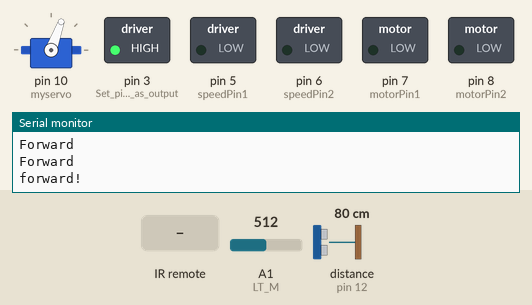
This sketch was run on a simulated Arduino Uno, built with avr-gcc and run on an emulated ATmega328P. Parts: servo, switched loads named in the sketch (green lamp = pin HIGH), the last lines printed to the serial monitor. Wiring (inferred from the names in the program): ultrasonic range finder: trigger pin 13; echo pin 12. The inputs (shaded band) are chosen by the test bench; at power-on: distance to the obstacle (sensor on pin 12) 80 cm, A1 (LT_M) = 512. The echo pulse lasts 58.3 µs per cm; pins used as bus, display or sensor lines are not drawn.

Above: at 1.3 s.
1.4 s: distance to the obstacle (sensor on pin 12) set to 34 cm
2.9 s: distance to the obstacle (sensor on pin 12) set to 28 cm
At 4.3 s:
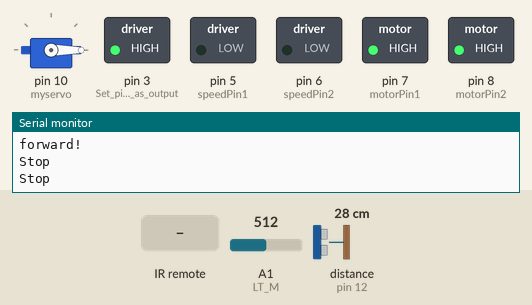
6.0 s: distance to the obstacle (sensor on pin 12) set to 35 cm
At 6.4 s:
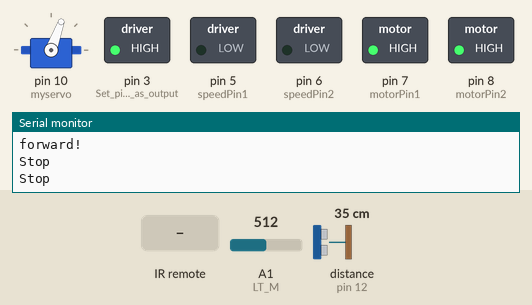
8.3 s: infrared code 0xFF629D received
At 8.7 s:
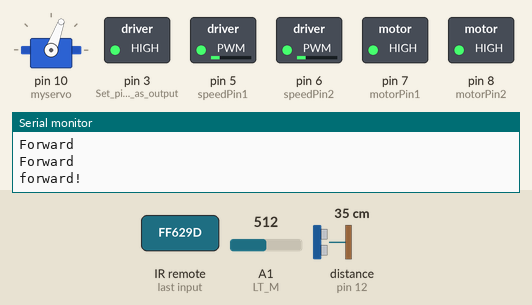
10.3 s: infrared code 0xFFA857 received
At 10.7 s:
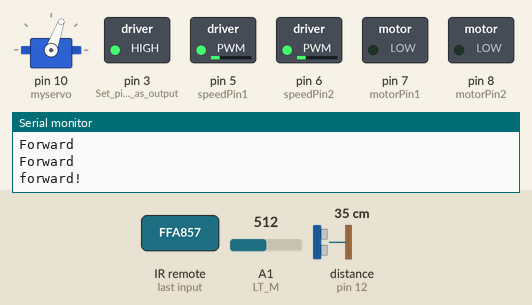
12.3 s: infrared code 0xFFC23D received
At 12.7 s:
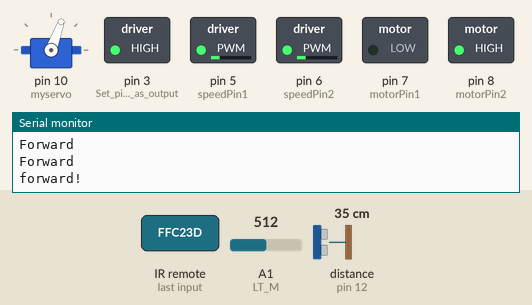
Timing chart, 0 to 15.3 s (numbered marks = the images above; inputs shaded):
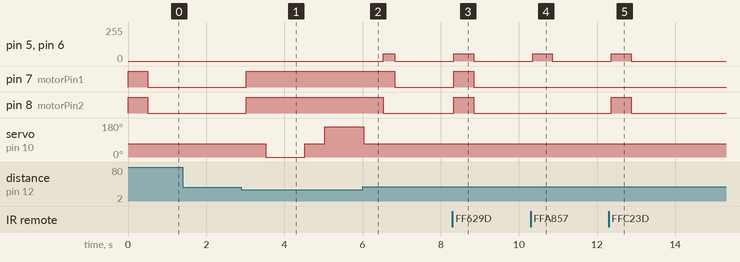

Measured:
- the behaviour switches between 32 and 31 cm on distance to the obstacle (sensor on pin 12) (found by bisection; images 0 and 1)
- after the input at 2.9 s, pin 7 (motorPin1), pin 8 (motorPin2): LOW → HIGH after 0.13 s; servo on pin 10 (myservo): 70° → 0° after 0.63 s, → 70° 1.0 s later, → 160° 0.50 s later
- after the input at 6.0 s, pin 8 (motorPin2): goes on until 6.5 s, then stays LOW; servo on pin 10 (myservo): goes on until 6.0 s, then stays 70°
- after the input at 8.3 s, pin 5 (speedPin1), pin 6 (speedPin2): 0/255 → 55/255 at once, → 0/255 0.50 s later; pin 7 (motorPin1), pin 8 (motorPin2): LOW → HIGH at once, → LOW 0.50 s later
- after the input at 10.3 s, pin 5 (speedPin1), pin 6 (speedPin2): 0/255 → 55/255 after 0.05 s, → 0/255 0.50 s later
- after the input at 12.3 s, pin 5 (speedPin1), pin 6 (speedPin2): 0/255 → 55/255 after 0.07 s, → 0/255 0.50 s later; pin 8 (motorPin2): LOW → HIGH after 0.07 s, → LOW 0.50 s later

The sketch:

RobotMain.ino
```cpp
#include <Arduino.h>
#include <IRremote.h>
#include <Servo.h>
#include "Ultrasonic.h"
#include "motor.h"
#include "LineTracking.h"
#include "robot_car.h"

#define F 16736925  //FORWARD (PRESS)
#define B 16754775  //BACK (PRESS)
#define L 16720605  //LEFT (PRESS)
#define R 16761405  //RIGHT (PRESS)
#define S 16712445  //STOP (PRESS)

#define UNKNOWN_F 5316027     //FORWARD (HOLD)
#define UNKNOWN_B 2747854299  //BACK (HOLD)
#define UNKNOWN_L 1386468383  //LEFT (HOLD)
#define UNKNOWN_R 553536955   //RIGHT (HOLD)
#define UNKNOWN_S 3622325019  //STOP (HOLD)

const int echoPin = 12; // Hook up HC-SR04 echo to Arduino pin 12
const int trigPin = 13; // Hook up HC-SR04 trigger to Arduino pin 13
const int motorPin1 = 7; // pin 7 connected to motor 1
const int motorPin2 = 8; // pin 8 connected to motor 2
const int speedPin1 = 5; // pin 5 connected to motor 1
const int speedPin2 = 6; // pin 6 connected to motor 2

unsigned long preMillis;

int rightDist = 0, middleDist = 0, leftDist = 0;

Servo myservo; // Create an instance of the Servo class for controlling a servo motor
Ultrasonic ultrasonic(trigPin, echoPin); // Create an instance of the Ultrasonic class for the HC-SR04 sensor
Motor motor1(motorPin1, motorPin2, speedPin1, speedPin2); // Create an instance of the Motor class for motor 1
Motor motor2(motorPin2, motorPin1, speedPin2, speedPin1); // Create an instance of the Motor class for motor 2

LineTracking robot; // Create an instance of the LineTracking class
IRrecv irrecv (9); // Create an instance of the IRrecv class for receiving IR signals
decode_results results; // Create a variable to store the decoded IR signal
RobotCar car(7, 8, 5, 6, 3); // Create an instance of the RobotCar class with specified pins

void setup() {
  pinMode(3, OUTPUT); // Set pin 3 as output
  digitalWrite(3, HIGH); // Set pin 3 to high (assuming it controls some external device)
  Serial.begin(9600); // Initialize the serial communication

  // Servo setup
  myservo.attach(10); // Attach the servo to pin 10
  myservo.write(70); // Set the initial position of the servo

  // Motor setup
  motor1.stop(); // Stop motor 1
  motor2.stop(); // Stop motor 2

  // Line tracking setup
  robot.setup(); // Initialize the line tracking sensors

  // IR receiver setup
  car.init(); // Initialize the RobotCar object
  irrecv.enableIRIn(); // Enable IR reception
}

void loop() {
  // Ultrasonic sensor and motor control
  myservo.write(70); // Set the servo to the middle position
  delay(500); // Delay for 500 milliseconds
  middleDist = ultrasonic.getDistance(); // Get the distance measured by the ultrasonic sensor

  if (middleDist <= 30) { // If the middle distance is less than or equal to 30
    motor1.stop(); // Stop motor 1
    motor2.stop(); // Stop motor 2
    delay(500); // Delay for 500 milliseconds

    // Move servo to the right to check distance
    myservo.write(-20); // Set the servo to a position for checking distance to the right
    delay(1000); // Delay for 1000 milliseconds
    rightDist = ultrasonic.getDistance(); // Get the distance measured by the ultrasonic sensor

    // Move servo to the middle
    myservo.write(70); // Set the servo to the middle position
    delay(500); // Delay for 500 milliseconds

    // Move servo to the left to check distance
    myservo.write(160); // Set the servo to a position for checking distance to the left
    delay(1000); // Delay for 1000 milliseconds
    leftDist = ultrasonic.getDistance(); // Get the distance measured by the ultrasonic sensor

    // Move servo back to the middle
    myservo.write(70); // Set the servo to the middle position
    delay(500); // Delay for 500 milliseconds

    if (rightDist > leftDist) { // If the distance to the right is greater than the distance to the left
      motor2.right(); // Turn motor 2 to the right
      delay(300); // Delay for 300 milliseconds
    } else if (leftDist > rightDist) { // If the distance to the left is greater than the distance to the right
      motor1.left(); // Turn motor 1 to the left
      delay(300); // Delay for 300 milliseconds
    } else if ((rightDist <= 30) || (leftDist <= 30)) { // If either the distance to the right or left is less than or equal to 30
      motor1.backward(); // Move motor 1 backward
      motor2.backward(); // Move motor 2 backward
      delay(300); // Delay for 300 milliseconds
    } else { // If none of the above conditions are met
      motor1.forward(); // Move motor 1 forward
      motor2.forward(); // Move motor 2 forward
    }
  } else { // If the middle distance is greater than 30
    motor1.forward(); // Move motor 1 forward
    motor2.forward(); // Move motor 2 forward
  }

  // Line tracking
  robot.move(); // Move the robot based on the line tracking sensors

  // IR remote control
  if (irrecv.decode(&results)) { // If an IR signal is received and successfully decoded
    preMillis = millis(); // Record the current time
    irrecv.resume(); // Receive the next value
    switch (results.value) {
      case F:
      case UNKNOWN_F: car.forward(); break; // If the received signal is forward, move the car forward
      case B:
      case UNKNOWN_B: car.backward(); break; // If the received signal is backward, move the car backward
      case L:
      case UNKNOWN_L: car.left(); break; // If the received signal is left, turn the car left
      case R:
      case UNKNOWN_R: car.right(); break; // If the received signal is right, turn the car right
      case S:
      case UNKNOWN_S: car.stop(); break; // If the received signal is stop, stop the car
      default: break;
    }
  } else { // If no IR signal is received
    if (millis() - preMillis > 200) { // If more than 200 milliseconds have passed since the last received signal
      car.stop(); // Stop the car
      preMillis = millis(); // Record the current time
    }
  }
}
```

LineTracking.cpp
```cpp
#include <Arduino.h>
#include "LineTracking.h"

LineTracking::LineTracking() {
  LT_R = A0; // Assign pin A0 to LT_R
  LT_M = A1; // Assign pin A1 to LT_M
  LT_L = A2; // Assign pin A2 to LT_L
}

void LineTracking::setup() {
  pinMode(LT_R, INPUT); // Set pin LT_R as input
  pinMode(LT_M, INPUT); // Set pin LT_M as input
  pinMode(LT_L, INPUT); // Set pin LT_L as input
  pinMode(3, OUTPUT); // Set pin 3 as output for Standby
  digitalWrite(3, HIGH); // Set pin 3 to high (ON)
  Serial.begin(9600); // Initialize the serial communication at 9600 baud rate
}

void LineTracking::move() {
  if (analogRead(LT_M) > 200 && analogRead(LT_M) < 850) { // If the value read from LT_M is between 200 and 850, go forward
    forward();
  }
  else if (analogRead(LT_R) > 400 ) { // If the value read from LT_R is over 400, turn right
    right();
  }
  else if (analogRead(LT_L) > 50) { // If the value read from LT_L is over 50, turn left
    left();
  }
  else if (analogRead(LT_M) < 851 && analogRead(LT_L) < 851 && analogRead(LT_R) < 851) { // If the values read from all sensors are below 851, turn right (Turn around if no back line is detected)
    right();
  }
}

void LineTracking::forward() {
  digitalWrite(7, HIGH); // Turn on the left motors
  digitalWrite(8, HIGH); // Turn on the right motors
  analogWrite(5, 55); // Set the speed for the left motors
  analogWrite(6, 55); // Set the speed for the right motors
  Serial.println("forward!"); // Print "forward!" when the forward function is in use
}

void LineTracking::back() {
  digitalWrite(7, LOW); // Turn off the left motors
  digitalWrite(8, LOW); // Turn off the right motors
  analogWrite(5, 55); // Set the speed for the left motors
  analogWrite(6, 55); // Set the speed for the right motors
  Serial.println("back!"); // Print "back!" when the back function is in use
}

void LineTracking::left() {
  digitalWrite(7, HIGH); // Turn on the left motors
  digitalWrite(8, LOW); // Turn off the right motors
  analogWrite(5, 55); // Set the speed for the left motors
  analogWrite(6, 55); // Set the speed for the right motors
  Serial.println("left!"); // Print "left!" when the left function is in use
}

void LineTracking::right() {
  digitalWrite(7, LOW); // Turn off the left motors
  digitalWrite(8, HIGH); // Turn on the right motors
  analogWrite(5, 55); // Set the speed for the left motors
  analogWrite(6, 55); // Set the speed for the right motors
  Serial.println("right!"); // Print "right!" when the right function is in use
}

void LineTracking::stop() {
  digitalWrite(7, LOW); // Turn off the left motors
  digitalWrite(8, LOW); // Turn off the right motors
  analogWrite(5, 0); // Set the speed for the left motors to 0
  analogWrite(6, 0); // Set the speed for the right motors to 0
  Serial.println("stop!"); // Print "stop!" when the stop function is called
}
```

LineTracking.h
```cpp
#ifndef LINETRACKING_H
#define LINETRACKING_H

class LineTracking {
  private:
    int LT_R; // Right line tracking sensor pin
    int LT_M; // Middle line tracking sensor pin
    int LT_L; // Left line tracking sensor pin
  public:
    LineTracking(); // Constructor for the LineTracking class
    void setup(); // Method to set up the line tracking system
    void move(); // Method to initiate line tracking movement
    void forward(); // Method to move forward
    void back(); // Method to move backward
    void left(); // Method to turn left
    void right(); // Method to turn right
    void stop(); // Method to stop movement
};

#endif
```

Ultrasonic.cpp
```cpp
#include <Arduino.h>
#include "Ultrasonic.h"

Ultrasonic::Ultrasonic(int trig, int echo) {
  trigPin = trig; // Assign the value of 'trig' to the member variable 'trigPin'
  echoPin = echo; // Assign the value of 'echo' to the member variable 'echoPin'
  pinMode(trigPin, OUTPUT); // Set the 'trigPin' as an output pin
  pinMode(echoPin, INPUT); // Set the 'echoPin' as an input pin
}

int Ultrasonic::getDistance() {
  digitalWrite(trigPin, LOW); // Set the 'trigPin' to LOW
  delayMicroseconds(2); // Delay for 2 microseconds
  digitalWrite(trigPin, HIGH); // Set the 'trigPin' to HIGH
  delayMicroseconds(10); // Delay for 10 microseconds
  digitalWrite(trigPin, LOW); // Set the 'trigPin' to LOW
  float Fdistance = pulseIn(echoPin, HIGH); // Measure the pulse duration on 'echoPin' when it's HIGH and store the result in 'Fdistance'
  Fdistance = Fdistance / 58; // Convert the pulse duration to distance in centimeters
  return static_cast<int>(Fdistance); // Convert 'Fdistance' to an integer and return it
}
```

Ultrasonic.h
```cpp
#ifndef ULTRASONIC_H  // Header guard to prevent multiple inclusions of the header file
#define ULTRASONIC_H

class Ultrasonic {
  private:
    int trigPin, echoPin;  // Private member variables to store the trigger and echo pins
  public:
    Ultrasonic(int trig, int echo);  // Constructor to initialize the Ultrasonic object with trigger and echo pin numbers
    int getDistance();  // Member function to retrieve the distance measured by the ultrasonic sensor
};

#endif  // End of header guard
```

motor.cpp
```cpp
#include "motor.h"

Motor::Motor(int motor1, int motor2, int speed1, int speed2) {
  motorPin1 = motor1;  // Assigning the value of motor1 to the member variable motorPin1
  motorPin2 = motor2;  // Assigning the value of motor2 to the member variable motorPin2
  speedPin1 = speed1;  // Assigning the value of speed1 to the member variable speedPin1
  speedPin2 = speed2;  // Assigning the value of speed2 to the member variable speedPin2
  pinMode(motorPin1, OUTPUT);  // Setting motorPin1 as an output pin
  pinMode(motorPin2, OUTPUT);  // Setting motorPin2 as an output pin
  pinMode(speedPin1, OUTPUT);  // Setting speedPin1 as an output pin
  pinMode(speedPin2, OUTPUT);  // Setting speedPin2 as an output pin
}

void Motor::forward() {
  digitalWrite(motorPin1, HIGH);  // Set motorPin1 to HIGH (turn on motor)
  digitalWrite(motorPin2, HIGH);  // Set motorPin2 to HIGH (turn on motor)
  analogWrite(speedPin1, 55);  // Set the speed of motorPin1 to 55 (using PWM)
  analogWrite(speedPin2, 55);  // Set the speed of motorPin2 to 55 (using PWM)
  Serial.println("Forward");  // Print "Forward" to the serial monitor
}

void Motor::backward() {
  digitalWrite(motorPin1, LOW);  // Set motorPin1 to LOW (turn off motor)
  digitalWrite(motorPin2, LOW);  // Set motorPin2 to LOW (turn off motor)
  analogWrite(speedPin1, 55);  // Set the speed of motorPin1 to 55 (using PWM)
  analogWrite(speedPin2, 55);  // Set the speed of motorPin2 to 55 (using PWM)
  Serial.println("Backward");  // Print "Backward" to the serial monitor
}

void Motor::left() {
  digitalWrite(motorPin1, HIGH);  // Set motorPin1 to HIGH (turn on motor)
  digitalWrite(motorPin2, LOW);  // Set motorPin2 to LOW (turn off motor)
  analogWrite(speedPin1, 55);  // Set the speed of motorPin1 to 55 (using PWM)
  analogWrite(speedPin2, 55);  // Set the speed of motorPin2 to 55 (using PWM)
  Serial.println("Left");  // Print "Left" to the serial monitor
}

void Motor::right() {
  digitalWrite(motorPin1, LOW);  // Set motorPin1 to LOW (turn off motor)
  digitalWrite(motorPin2, HIGH);  // Set motorPin2 to HIGH (turn on motor)
  analogWrite(speedPin1, 55);  // Set the speed of motorPin1 to 55 (using PWM)
  analogWrite(speedPin2, 55);  // Set the speed of motorPin2 to 55 (using PWM)
  Serial.println("Right");  // Print "Right" to the serial monitor
}

void Motor::stop() {
  digitalWrite(motorPin1, HIGH);  // Set motorPin1 to HIGH (turn on motor)
  digitalWrite(motorPin2, HIGH);  // Set motorPin2 to HIGH (turn on motor)
  analogWrite(speedPin1, 0);  // Set the speed of motorPin1 to 0 (stop the motor)
  analogWrite(speedPin2, 0);  // Set the speed of motorPin2 to 0 (stop the motor)
  Serial.println("Stop");  // Print "Stop" to the serial monitor
}
```

motor.h
```cpp
#ifndef MOTOR_H
#define MOTOR_H

#include <Arduino.h> // Include the Arduino library for access to its functions and types

class Motor {
  private:
    int motorPin1, motorPin2, speedPin1, speedPin2; // Private member variables to store pin numbers for the motor control
  public:
    Motor(int motor1, int motor2, int speed1, int speed2); // Constructor for the Motor class that takes pin numbers as parameters
    void forward(); // Method to make the motor move forward
    void backward(); // Method to make the motor move backward
    void left(); // Method to make the motor turn left
    void right(); // Method to make the motor turn right
    void stop(); // Method to stop the motor
};

#endif // MOTOR_H
```

robot_car.cpp
```cpp
#include "robot_car.h"

RobotCar::RobotCar(int pinA1, int pinA2, int pinB1, int pinB2, int standby) {
  _pinA1 = pinA1; // Assigning the value of pinA1 to the private member variable _pinA1
  _pinA2 = pinA2; // Assigning the value of pinA2 to the private member variable _pinA2
  _pinB1 = pinB1; // Assigning the value of pinB1 to the private member variable _pinB1
  _pinB2 = pinB2; // Assigning the value of pinB2 to the private member variable _pinB2
  _standby = standby; // Assigning the value of standby to the private member variable _standby
}

void RobotCar::init() {
  pinMode(_pinA1, OUTPUT); // Configuring _pinA1 as an output pin
  pinMode(_pinA2, OUTPUT); // Configuring _pinA2 as an output pin
  pinMode(_pinB1, OUTPUT); // Configuring _pinB1 as an output pin
  pinMode(_pinB2, OUTPUT); // Configuring _pinB2 as an output pin
  pinMode(_standby, OUTPUT); // Configuring _standby as an output pin
  digitalWrite(_standby, HIGH); // Setting the value of _standby pin to HIGH (logical high)
}

void RobotCar::forward() {
  digitalWrite(_pinA1, HIGH); // Setting _pinA1 to HIGH (logical high)
  digitalWrite(_pinA2, HIGH); // Setting _pinA2 to HIGH (logical high)
  analogWrite(_pinB1, 55); // Setting the PWM value of _pinB1 to 55 (analog output)
  analogWrite(_pinB2, 55); // Setting the PWM value of _pinB2 to 55 (analog output)
}

void RobotCar::backward() {
  digitalWrite(_pinA1, LOW); // Setting _pinA1 to LOW (logical low)
  digitalWrite(_pinA2, LOW); // Setting _pinA2 to LOW (logical low)
  analogWrite(_pinB1, 55); // Setting the PWM value of _pinB1 to 55 (analog output)
  analogWrite(_pinB2, 55); // Setting the PWM value of _pinB2 to 55 (analog output)
}

void RobotCar::left() {
  digitalWrite(_pinA1, HIGH); // Setting _pinA1 to HIGH (logical high)
  digitalWrite(_pinA2, LOW); // Setting _pinA2 to LOW (logical low)
  analogWrite(_pinB1, 55); // Setting the PWM value of _pinB1 to 55 (analog output)
  analogWrite(_pinB2, 55); // Setting the PWM value of _pinB2 to 55 (analog output)
}

void RobotCar::right() {
  digitalWrite(_pinA1, LOW); // Setting _pinA1 to LOW (logical low)
  digitalWrite(_pinA2, HIGH); // Setting _pinA2 to HIGH (logical high)
  analogWrite(_pinB1, 55); // Setting the PWM value of _pinB1 to 55 (analog output)
  analogWrite(_pinB2, 55); // Setting the PWM value of _pinB2 to 55 (analog output)
}

void RobotCar::stop() {
  digitalWrite(_pinA1, LOW); // Setting _pinA1 to LOW (logical low)
  digitalWrite(_pinA2, LOW); // Setting _pinA2 to LOW (logical low)
  analogWrite(_pinB1, 0); // Setting the PWM value of _pinB1 to 0 (analog output)
  analogWrite(_pinB2, 0); // Setting the PWM value of _pinB2 to 0 (analog output)
}
```

robot_car.h
```cpp
#ifndef ROBOT_CAR_H
#define ROBOT_CAR_H

#include <Arduino.h> // Include the Arduino library for using Arduino functions and types.

class RobotCar{
  private:
    int _pinA1; // Private variable to store the pin number for motor A1.
    int _pinA2; // Private variable to store the pin number for motor A2.
    int _pinB1; // Private variable to store the pin number for motor B1.
    int _pinB2; // Private variable to store the pin number for motor B2.
    int _standby; // Private variable to store the pin number for standby mode.
  public:
    RobotCar(int _pinA1,int _pinA2,int _pinB1, int _pinB2, int _standby); // Constructor for the RobotCar class, which initializes the pin numbers.
    void init(); // Public method to initialize the robot car.
    void forward(); // Public method to move the robot car forward.
    void backward(); // Public method to move the robot car backward.
    void left(); // Public method to turn the robot car left.
    void right(); // Public method to turn the robot car right.
    void stop(); // Public method to stop the robot car.
};

#endif
```
